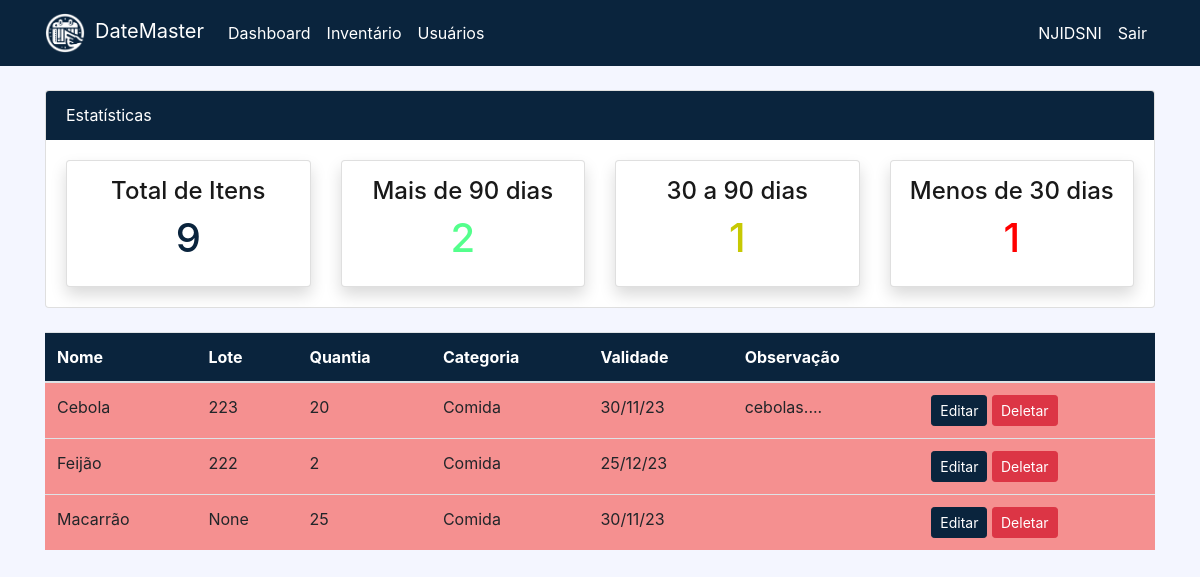
The page /baixa/ (signed in) on the database as committed earlier.
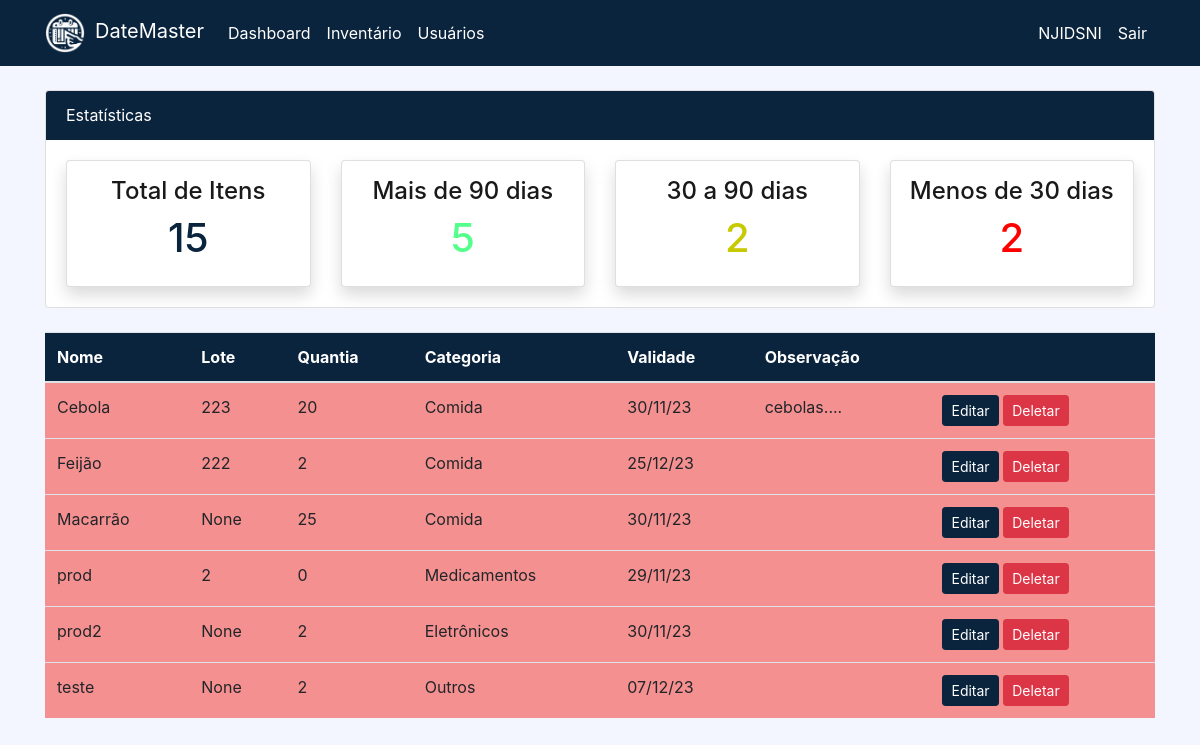
The same page on the database as committed later.
### dashboard/models.py (models this page shows, shortened)
class Product(models.Model):
    name = models.CharField(max_length=100, null=True, blank=True)
    lot = models.CharField(max_length=20, null=True, blank=True)
    category = models.CharField(max_length=20, choices=CATEGORY, null=True, blank=True)
    quantity = models.PositiveIntegerField(null=False, blank=True)
    expiration_date = models.DateField(null=True, blank=True)
    observation = models.TextField(null=True, blank=True)

### dashboard/views.py (the view)
# urls.py: path('baixa/', views.baixa, name='dashboard-baixa'),
@login_required
def baixa(request):
    items = Product.objects.raw('SELECT * FROM dashboard_product')
    item_countp = len(items)
    current_date = date.today()
    three_months_ago = current_date + timedelta(days=3*30)
    items = Product.objects.raw('SELECT * FROM dashboard_product WHERE expiration_date > %s', [three_months_ago])
    item_counta = len(items)
    current_date = date.today()
    thirty_days_ago = current_date + timedelta(days=30)
    ninety_days_ago = current_date + timedelta(days=90)
    query = ''' SELECT * FROM dashboard_product WHERE expiration_date BETWEEN %s AND %s'''
    items = Product.objects.raw(query, [thirty_days_ago, ninety_days_ago])
    item_countm = len(items)
    current_date = date.today()
    thirty_days_from_now = current_date + timedelta(days=30)
    items = Product.objects.filter(expiration_date__gt=current_date, expiration_date__lt=thirty_days_from_now)
    item_countb = len(items)
    context = {
        'items': items,
        'item_countp': item_countp,
        'item_counta': item_counta,
        'item_countm': item_countm,
        'item_countb': item_countm,
    }
    return render(request, 'dashboard/baixa.html', context)

### templates/dashboard/baixa.html (shortened to what this page needs)
{% extends 'partials/base.html' %}
{% load crispy_forms_tags %}
{% block content %}
{% include 'partials/topnav.html' %}
        <div class="container">
            <div class="row my-4">
                <div class="col-md-12">
                    <table class="table bg-white">
                        <thead class="bg-info color-custom">
                            <tr class="text-white">
                                <th scope="col">Nome</th>
                                <th scope="col">Lote</th>
                                <th scope="col">Quantia</th>
                                <th scope="col">Categoria</th>
                                <th scope="col">Validade</th>
                                <th scope="col">Observação</th>
                                <th scope="col"></th>
                            </tr>
                        </thead>
                        <tbody>
                            {% for item in items %}
                                <tr >
                                    <td style="background-color: rgb(245, 144, 144);">{{ item.name }}</td>
                                    <td style="background-color: rgb(245, 144, 144);">{{ item.lot }}</td>
                                    <td style="background-color: rgb(245, 144, 144);">{{ item.quantity }}</td>
                                    <td style="background-color: rgb(245, 144, 144);">{{ item.category }}</td>
                                    <td style="background-color: rgb(245, 144, 144);">{{ item.expiration_date|date:"d/m/y" }}</td>
                                    <td style="background-color: rgb(245, 144, 144);">{{item.observation}}</td>
                                    <td style="background-color: rgb(245, 144, 144);">
                                        <a class="btn btn-info btn-sm" href="{% url 'dashboard-product-update' pk=item.id %}">Editar</a>
                                        <a class="btn btn-danger btn-sm" href="{% url 'dashboard-product-delete' pk=item.id %}">Deletar</a>
                                    </td>
                                </tr>
                            {% endfor %}
                        </tbody>
                    </table>
                </div>
            </div>
        </div>
{% endblock%}

Rows that differ between the two databases and show on the page:
added Product: name "prod", lot "2", quantity "0", category "Medicamentos", expiration_date "29/11/23"
added Product: name "prod2", lot "None", quantity "2", category "Eletrônicos", expiration_date "30/11/23"
added Product: name "teste", lot "None", quantity "2", category "Outros", expiration_date "07/12/23"
Other text that changed with them:
{{ item_countp }}: "9" → "15"
{{ item_counta }}: "2" → "5"
{{ item_countm }}: "1" → "2"
{{ item_countb }}: "1" → "2"
